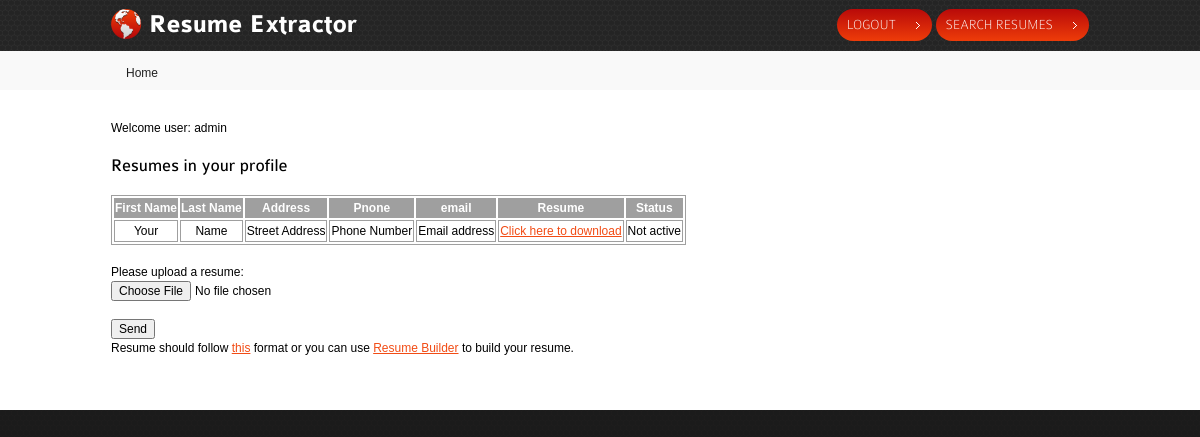
Page /test.php (signed in) on the committed database.
### tables this page shows
CREATE TABLE IF NOT EXISTS `users` (
  `uid` int(10) NOT NULL AUTO_INCREMENT,
  `name` varchar(60) NOT NULL,
  `pass` varchar(128) NOT NULL,
  `mail` varchar(200) NOT NULL,
  PRIMARY KEY (`uid`),
  UNIQUE KEY `name` (`name`),
  UNIQUE KEY `mail` (`mail`)
);

CREATE TABLE IF NOT EXISTS `resume` (
  `uid` int(11) NOT NULL,
  `rid` int(11) NOT NULL AUTO_INCREMENT,
  `last_name` varchar(20) NOT NULL,
  `first_name` varchar(20) NOT NULL,
  `address` varchar(200) NOT NULL,
  `city` varchar(20) NOT NULL,
  `state` varchar(20) NOT NULL,
  `zip` varchar(20) NOT NULL,
  `phone` varchar(20) NOT NULL,
  `email` varchar(20) NOT NULL,
  `degree` varchar(20) NOT NULL,
  `college` varchar(20) NOT NULL,
  `college_dates` varchar(20) NOT NULL,
  `awards` varchar(1000) NOT NULL,
  `skills` varchar(1000) NOT NULL,
  `experience` varchar(20) NOT NULL,
  `location` varchar(200) NOT NULL,
  `time` timestamp NOT NULL DEFAULT CURRENT_TIMESTAMP,
  `status` tinyint(1) NOT NULL DEFAULT '1',
  PRIMARY KEY (`rid`),
  KEY `uid` (`uid`)
);

### include/bootstrap.php (called while the page is built, shortened)
<?php
if(isset($_SESSION['user_type']))
{
$uid = $_SESSION['uid'];
}
?>

### test.php (the view, shortened to what this page needs)
 <?php
require_once('include/bootstrap.php');
?>
<!DOCTYPE html>
<html lang="en">
<head>
	<link rel="stylesheet" href="css/reset.css" type="text/css" media="all">
	<link rel="stylesheet" href="css/grid.css" type="text/css" media="all">
	<link rel="stylesheet" href="css/style.css" type="text/css" media="all">
	<link rel="stylesheet" href="css/jquery-ui-1.8.5.custom.css" type="text/css" media="all">
</head>
<body>
	<header>
		<nav>
			<div class="container">
				<div class="wrapper">
					<h1><a href="index.php"><strong>Resume Extractor</strong></a></h1>
					<ul>
                                            <?php
                                            if(isset($_SESSION['user_type']))
                                            {
                                            print '<li><a href="logout.php" class="current">logout</a></li>';
                                            }
                                            if($_SESSION['uid'] == 1)
                                            {
                                            print '<li><a href="search_form.php" class="current">Search Resumes</a></li>';
                                            }
                                            ?>
					</ul>
				</div>
			</div>
		</nav>
		<section class="adv-content">
			<div class="container">
				<ul class="breadcrumbs">
					<li>Home</li>
				</ul>
			</div>
		</section><div class="ic">More Website Templates at TemplateMonster.com!</div>
	</header>
	<section id="content">
	<div class="top">
			<div class="container">
                            <?php require_once'include/bootstrap.php';
                           $result =  mysql_query("select * from users where uid = '$uid'");
                           $obj = mysql_fetch_object($result);
                           echo "Welcome user: ".$obj->name;
                           print '<br />';
                           $result = mysql_query("select * from resume where uid = '$uid' order by time desc");
                           print '<h3 >Resumes in your profile</h3>';
                          print '<table >';
                          print '
                              <th>First Name</th>
                              <th>Last Name</th>
                              <th>Address</th>
                              <th>Pnone</th>
                              <th>email</th>
                              <th>Resume</th>
                              <th>Status</th>
                              </tr>';
                          $row = mysql_fetch_object($result);
  print "<tr>
       <td> ".$row->first_name."</td>
            <td>". $row->last_name."</td>
                 <td>". $row->address."</td>
                      <td>". $row->phone."</td>
                           <td>". $row->email ."</td>
                                      <td> <a href=". $row->location."> Click here to download</a></td>";
  print"<td>";
  if($row->status==1)
          {
   print"Active" ;
          }
          else
          {
              print " Not active";
          }
        print"  </td>  </tr>
  ";
  print'</table> </br>';
      print '		<form action="fileUpload.php"
enctype="multipart/form-data" method="post">
<p>
Please upload a resume:<br>
<input type="file" name="file" size="40">
</p>
<div>
<input type="submit" value="Send">
</div>
<p> Resume should follow <a href="http://office.microsoft.com/en-us/templates/basic-resume-template-TC102716871.aspx">this</a> format
    or you can use <a href="form.html">Resume Builder</a> to build your resume.
</p>
</form>';
                            ?>
</div>
</div>
	</section>
	<footer>
		<div class="container">
		</div>
	</footer>
</body>
</html>

### css/grid.css (style rules this page uses)
.container { width: 978px; margin: 0 auto; position:relative; }

### css/style.css (style rules this page uses)
article, aside, audio, canvas, command, datalist, details, embed, figcaption, figure, footer, header, hgroup, keygen, meter, nav, output, progress, section, source, video { display:block }
body { background:url(../images/body-bg.gif) #1b1b1b;font-family:Arial, Helvetica, sans-serif;font-size:100%;line-height:1.125em;color:black }
html { min-width:980px }
html, body { height:100% }
.container { font-size:.75em }
header { overflow:hidden;background:url(../images/header-pattern.gif) #1f1f1f }
#content .top { background:#fff;padding:29px 0 35px 0 }
.wrapper { width:100%;overflow:hidden }
input, select, textarea { font-family:Arial, Helvetica, sans-serif;font-size:1em;vertical-align:middle;font-weight:normal }
p { margin-bottom:1.5em }
a { color:#f24c15;outline:none }
h3 { font-size:18px;line-height:1.2em;font-family:'ColaborateRegular';font-weight:normal;margin-bottom:1em }
header h1 { background:url(../images/logo.png) no-repeat 0 0;padding:2px 0 0 38px;font-family:'ColaborateThinRegular';font-size:26px;line-height:1.2em;color:#fff;font-weight:normal;float:left }
header h1 a { color:#fff;text-decoration:none }
header h1 strong { font-family:'ColaborateBoldRegular';font-weight:normal }
header nav { padding:7px 0 10px 0 }
header nav ul { float:right;padding:2px 0 0 0 }
header nav ul li { float:left;padding-left:4px }
header nav ul li a { position:relative;float:left;font-size:14px;color:#fff;text-decoration:none;font-family:'ColaborateThinRegular';text-transform:uppercase;height:32px;line-height:32px;background-color:#181717;padding:0 36px 0 10px;border-radius:17px;-moz-border-radius:17px;-webkit-border-radius:17px }
header nav ul li a:hover, header nav ul li a.current { background-image:-moz-linear-gradient(top, #ee3c09, #b90a09); background-image:-webkit-gradient(linear,left bottom,left top,color-stop(0, #ee3c09),color-stop(1, #b90a09)); filter: progid:DXImageTransform.Microsoft.gradient(startColorstr='#ee3c09', endColorstr='#b90a09'); -ms-filter:"progid:DXImageTransform.Microsoft.gradient(startColorstr='#ee3c09', endColorstr='#b90a09')"; }
header nav ul li a:after { content:'';display:block;position:absolute;right:12px;top:13px;width:4px;height:7px;background:url(../images/arrow1.gif) no-repeat 0 0 }
header .adv-content { overflow:hidden;background:#f9f9f9;padding:10px 0 8px 0 }
header .breadcrumbs { float:left;padding:3px 0 0 10px }
header .breadcrumbs li { display:inline;color:#212121;padding-left:5px }
footer .container { color:#fff;font-size:16px;line-height:1.2em;padding:16px 0 16px 0;font-family:'ColaborateThinRegular' }

### rows in the picture
users: name "admin"
resume: first_name "Your", last_name "Name", address "Street Address", phone "Phone Number", email "Email address"
